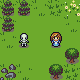

Tiled map render using the project's own tile images. Description and the whole map definition, tile-layer contents included, below:
An orthogonal 5x5 tile map with 16x16 px tiles, 3 tile layers (grass, tree, npc), 1 hidden layer not drawn, 2 tilesets.

<map version="1.0" orientation="orthogonal" renderorder="right-down" width="5" height="5" tilewidth="16" tileheight="16" nextobjectid="1">
 <tileset firstgid="1" source="tileset/tiny16.tsx" />
 <tileset firstgid="257" source="tileset/ghosttown.tsx" />
 <layer name="grass" width="5" height="5">
  <data encoding="csv">
32,47,47,32,48,
47,31,31,31,47,
47,31,31,31,31,
31,31,31,31,31,
47,47,31,31,32
</data>
 </layer>
 <layer name="tree" width="5" height="5">
  <data encoding="csv">
26,26,0,0,0,
26,0,0,0,0,
0,0,0,0,0,
0,0,0,0,25,
138,0,0,25,0
</data>
 </layer>
 <layer name="npc" width="5" height="5">
  <data encoding="csv">
0,0,0,0,0,
0,0,0,0,0,
0,135,0,132,0,
0,0,0,0,0,
0,0,0,0,0
</data>
 </layer>
 <layer name="house" width="5" height="5" visible="0">
  <data encoding="csv">
317,0,0,0,0,
0,0,0,0,0,
0,0,0,0,0,
0,0,0,0,0,
0,0,0,0,0
</data>
 </layer>
</map>
